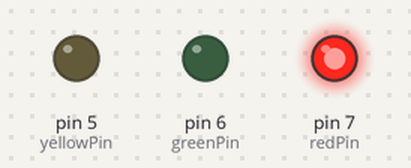
Recording of a sketch running on a simulated Arduino Uno, built with avr-gcc and run on an emulated ATmega328P. On the bench: output pins drawn as LEDs (lit = HIGH).

Above: at 1.5 s.
At 3.2 s:
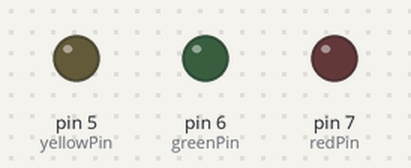
At 5.0 s:
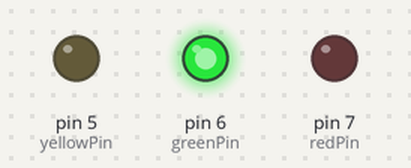
At 8.5 s:
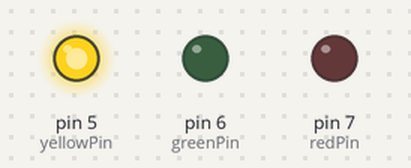
Timing chart, 0 to 13.7 s (numbered marks = the images above):
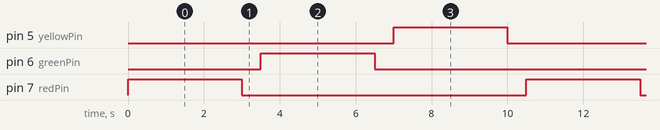

The sketch:

RGB_Blink.ino
```cpp
// RGB_Blink.ino
// 红、绿、黄三个 LED 分别接在引脚 7、6、5，依次循环闪烁

const int redPin    = 7;  // 红色 LED 接引脚 7
const int greenPin  = 6;  // 绿色 LED 接引脚 6
const int yellowPin = 5;  // 黄色 LED 接引脚 5

const int onDelay  = 3000;  // 每个 LED 点亮的时间（毫秒）
const int offDelay = 500;   // 每个 LED 熄灭的时间（毫秒）

void setup() {
  // 将三个引脚都设置为输出模式
  pinMode(redPin, OUTPUT);
  pinMode(greenPin, OUTPUT);
  pinMode(yellowPin, OUTPUT);
}

void loop() {
  // 红灯：亮 3 秒，灭 0.5 秒
  digitalWrite(redPin, HIGH);
  delay(onDelay);
  digitalWrite(redPin, LOW);
  delay(offDelay);

  // 绿灯：亮 3 秒，灭 0.5 秒
  digitalWrite(greenPin, HIGH);
  delay(onDelay);
  digitalWrite(greenPin, LOW);
  delay(offDelay);

  // 黄灯：亮 3 秒，灭 0.5 秒
  digitalWrite(yellowPin, HIGH);
  delay(onDelay);
  digitalWrite(yellowPin, LOW);
  delay(offDelay);
}
```

Measured:
- by itself, pin 5 (yellowPin), pin 6 (greenPin), pin 7 (redPin): alternates HIGH for 3.0 s and LOW for 7.5 s
- by itself, everything shown: repeats every 10.5 s, in 6 steps
